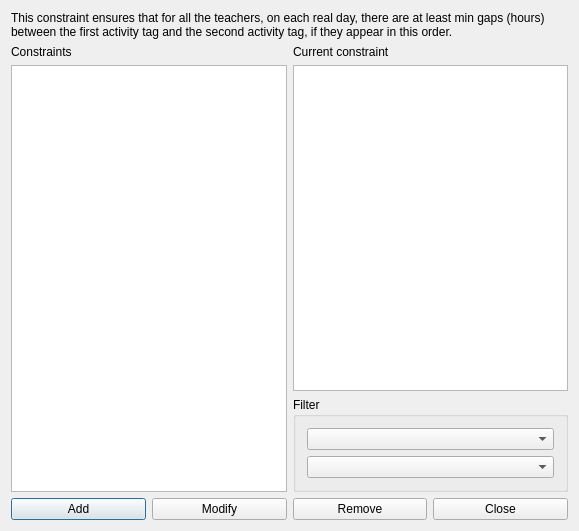
<?xml version="1.0" encoding="UTF-8"?>
<ui version="4.0">
 <class>ConstraintTeachersMinGapsBetweenOrderedPairOfActivityTagsPerRealDayForm_template</class>
 <widget class="QDialog" name="ConstraintTeachersMinGapsBetweenOrderedPairOfActivityTagsPerRealDayForm_template">
  <property name="geometry">
   <rect>
    <x>0</x>
    <y>0</y>
    <width>579</width>
    <height>531</height>
   </rect>
  </property>
  <property name="windowTitle">
   <string extracomment="This is the title of the dialog to see the list of all constraints of this type">Constraints teachers min gaps between ordered pair of activity tags per real day</string>
  </property>
  <layout class="QGridLayout" name="gridLayout_2">
   <item row="0" column="0" colspan="2">
    <widget class="QLabel" name="textLabel1">
     <property name="sizePolicy">
      <sizepolicy hsizetype="Minimum" vsizetype="Minimum">
       <horstretch>0</horstretch>
       <verstretch>0</verstretch>
      </sizepolicy>
     </property>
     <property name="text">
      <string>This constraint ensures that for all the teachers, on each real day, there are at least min gaps (hours) between the first activity tag and the second activity tag, if they appear in this order.</string>
     </property>
     <property name="wordWrap">
      <bool>true</bool>
     </property>
    </widget>
   </item>
   <item row="1" column="1">
    <layout class="QVBoxLayout" name="verticalLayout_2">
     <item>
      <widget class="QLabel" name="currentConstraintTextLabel">
       <property name="text">
        <string>Current constraint</string>
       </property>
       <property name="wordWrap">
        <bool>false</bool>
       </property>
      </widget>
     </item>
     <item>
      <widget class="QPlainTextEdit" name="currentConstraintTextEdit"/>
     </item>
    </layout>
   </item>
   <item row="2" column="1">
    <widget class="QGroupBox" name="filterGroupBox">
     <property name="title">
      <string>Filter</string>
     </property>
     <layout class="QGridLayout" name="gridLayout">
      <item row="0" column="0">
       <widget class="QComboBox" name="firstActivityTagComboBox"/>
      </item>
      <item row="1" column="0">
       <widget class="QComboBox" name="secondActivityTagComboBox"/>
      </item>
     </layout>
    </widget>
   </item>
   <item row="3" column="0" colspan="2">
    <layout class="QHBoxLayout" name="horizontalLayout">
     <item>
      <widget class="QPushButton" name="addConstraintPushButton">
       <property name="text">
        <string>Add</string>
       </property>
      </widget>
     </item>
     <item>
      <widget class="QPushButton" name="modifyConstraintPushButton">
       <property name="text">
        <string>Modify</string>
       </property>
      </widget>
     </item>
     <item>
      <widget class="QPushButton" name="removeConstraintPushButton">
       <property name="text">
        <string>Remove</string>
       </property>
      </widget>
     </item>
     <item>
      <widget class="QPushButton" name="closePushButton">
       <property name="text">
        <string>Close</string>
       </property>
      </widget>
     </item>
    </layout>
   </item>
   <item row="1" column="0" rowspan="2">
    <layout class="QVBoxLayout" name="verticalLayout">
     <item>
      <widget class="QLabel" name="constraintsTextLabel">
       <property name="frameShape">
        <enum>QFrame::NoFrame</enum>
       </property>
       <property name="frameShadow">
        <enum>QFrame::Plain</enum>
       </property>
       <property name="text">
        <string>Constraints</string>
       </property>
       <property name="wordWrap">
        <bool>false</bool>
       </property>
      </widget>
     </item>
     <item>
      <widget class="QListWidget" name="constraintsListWidget"/>
     </item>
    </layout>
   </item>
  </layout>
 </widget>
 <layoutdefault spacing="6" margin="11"/>
 <resources/>
 <connections/>
</ui>
